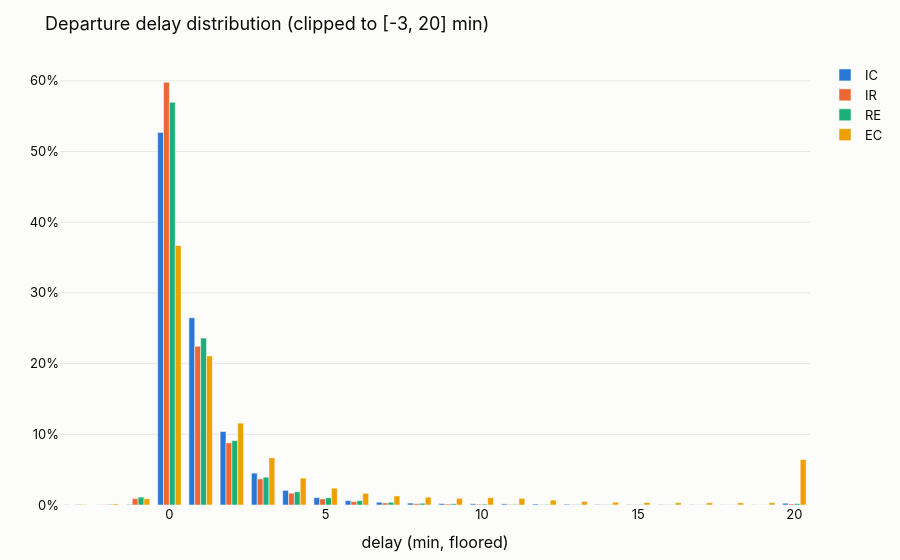

The notebook cell this image was saved under:
### Code cell
# 6.2 Chart: departure delay distribution per category (clipped to [-3, 20] min)
hist = q(f"""
SELECT category, greatest(least(floor(dep_delay_min), 20), -3) AS minute, count(*) AS n
FROM trains WHERE {SCOPE} AND is_swiss AND dep_status = 'REAL'
GROUP BY ALL ORDER BY minute
""")
hist["share"] = hist["n"] / hist.groupby("category")["n"].transform("sum")
fig = px.bar(hist, x="minute", y="share", color="category", barmode="group",
             color_discrete_map=CAT_COLORS, category_orders={"category": list(SCOPE_CATEGORIES)},
             title="Departure delay distribution (clipped to [-3, 20] min)")
fig.update_layout(yaxis_tickformat=".0%", xaxis_title="delay (min, floored)", yaxis_title=None,
                  legend_title=None)
fig.show()

### Figure 1 — Plotly figure (JSON) as saved in the notebook; plotly's stock layout.template omitted (floating-point values rounded to 4 significant figures)
{"data": [{"alignmentgroup": "True", "hovertemplate": "category=IC<br>minute=%{x}<br>share=%{y}<extra></extra>", "legendgroup": "IC", "marker": {"color": "#2a78d6", "pattern": {"shape": ""}}, "name": "IC", "offsetgroup": "IC", "orientation": "v", "showlegend": true, "textposition": "auto", "type": "bar", "x": [-3.0, -2.0, -1.0, 0.0, 1.0, 2.0, 3.0, 4.0, 5.0, 6.0, 7.0, 8.0, 9.0, 10.0, 11.0, 12.0, 13.0, 14.0, 15.0, 16.0, 17.0, 18.0, 19.0, 20.0], "xaxis": "x", "y": [0.0002775, 0.0002673, 0.0008028, 0.5271, 0.2648, 0.104, 0.04509, 0.02067, 0.01047, 0.006169, 0.003918, 0.002714, 0.002118, 0.001711, 0.001537, 0.001383, 0.001104, 0.0008465, 0.0007045, 0.0006293, 0.0005123, 0.0004195, 0.0003592, 0.002458], "yaxis": "y"}, {"alignmentgroup": "True", "hovertemplate": "category=IR<br>minute=%{x}<br>share=%{y}<extra></extra>", "legendgroup": "IR", "marker": {"color": "#eb6834", "pattern": {"shape": ""}}, "name": "IR", "offsetgroup": "IR", "orientation": "v", "showlegend": true, "textposition": "auto", "type": "bar", "x": [-3.0, -2.0, -1.0, 0.0, 1.0, 2.0, 3.0, 4.0, 5.0, 6.0, 7.0, 8.0, 9.0, 10.0, 11.0, 12.0, 13.0, 14.0, 15.0, 16.0, 17.0, 18.0, 19.0, 20.0], "xaxis": "x", "y": [8.749e-05, 0.0005362, 0.008965, 0.598, 0.2244, 0.08794, 0.03696, 0.01675, 0.008568, 0.004766, 0.0029, 0.001955, 0.00142, 0.001079, 0.0008179, 0.0006711, 0.000568, 0.0004908, 0.0004126, 0.000341, 0.0003108, 0.00029, 0.0002187, 0.001483], "yaxis": "y"}, {"alignmentgroup": "True", "hovertemplate": "category=RE<br>minute=%{x}<br>share=%{y}<extra></extra>", "legendgroup": "RE", "marker": {"color": "#1baf7a", "pattern": {"shape": ""}}, "name": "RE", "offsetgroup": "RE", "orientation": "v", "showlegend": true, "textposition": "auto", "type": "bar", "x": [-3.0, -2.0, -1.0, 0.0, 1.0, 2.0, 3.0, 4.0, 5.0, 6.0, 7.0, 8.0, 9.0, 10.0, 11.0, 12.0, 13.0, 14.0, 15.0, 16.0, 17.0, 18.0, 19.0, 20.0], "xaxis": "x", "y": [0.0008211, 0.0008397, 0.01117, 0.5696, 0.2361, 0.09105, 0.03934, 0.01865, 0.01024, 0.006079, 0.003827, 0.002472, 0.001708, 0.001262, 0.0009338, 0.0007894, 0.0006893, 0.0006285, 0.0005297, 0.0004296, 0.0003809, 0.0003336, 0.0002815, 0.001857], "yaxis": "y"}, {"alignmentgroup": "True", "hovertemplate": "category=EC<br>minute=%{x}<br>share=%{y}<extra></extra>", "legendgroup": "EC", "marker": {"color": "#eda100", "pattern": {"shape": ""}}, "name": "EC", "offsetgroup": "EC", "orientation": "v", "showlegend": true, "textposition": "auto", "type": "bar", "x": [-3.0, -2.0, -1.0, 0.0, 1.0, 2.0, 3.0, 4.0, 5.0, 6.0, 7.0, 8.0, 9.0, 10.0, 11.0, 12.0, 13.0, 14.0, 15.0, 16.0, 17.0, 18.0, 19.0, 20.0], "xaxis": "x", "y": [0.0007982, 0.00152, 0.008901, 0.3671, 0.2109, 0.1158, 0.06675, 0.03805, 0.02381, 0.01658, 0.01282, 0.01096, 0.009487, 0.01041, 0.009411, 0.006978, 0.005063, 0.003884, 0.003542, 0.0032, 0.003223, 0.003155, 0.003291, 0.06432], "yaxis": "y"}], "layout": {"barmode": "group", "legend": {"title": {}, "tracegroupgap": 0}, "title": {"text": "Departure delay distribution (clipped to [-3, 20] min)"}, "xaxis": {"anchor": "y", "domain": [0, 1], "title": {"text": "delay (min, floored)"}}, "yaxis": {"anchor": "x", "domain": [0, 1], "tickformat": ".0%", "title": {}}}}
